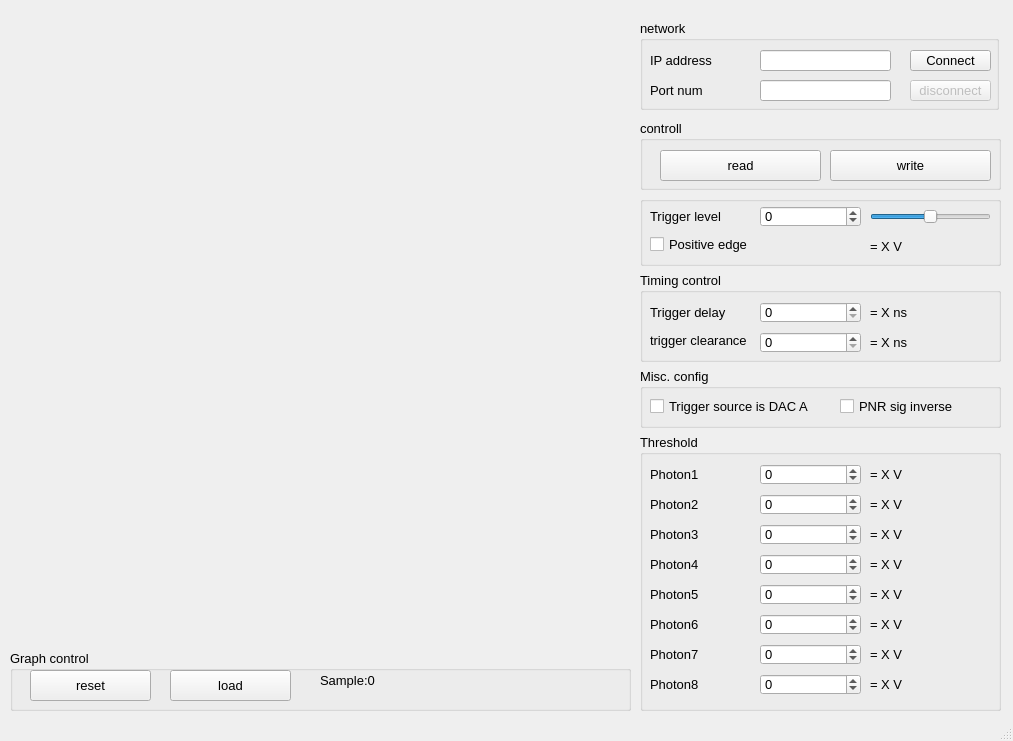
<?xml version="1.0" encoding="UTF-8"?>
<ui version="4.0">
 <class>MainWindow</class>
 <widget class="QMainWindow" name="MainWindow">
  <property name="geometry">
   <rect>
    <x>0</x>
    <y>0</y>
    <width>1013</width>
    <height>741</height>
   </rect>
  </property>
  <property name="sizePolicy">
   <sizepolicy hsizetype="Preferred" vsizetype="Preferred">
    <horstretch>0</horstretch>
    <verstretch>0</verstretch>
   </sizepolicy>
  </property>
  <property name="font">
   <font>
    <family>Arial</family>
    <pointsize>10</pointsize>
   </font>
  </property>
  <property name="windowTitle">
   <string>MainWindow</string>
  </property>
  <widget class="QWidget" name="centralwidget">
   <widget class="QWidget" name="gridLayoutWidget">
    <property name="geometry">
     <rect>
      <x>640</x>
      <y>120</y>
      <width>361</width>
      <height>591</height>
     </rect>
    </property>
    <layout class="QGridLayout" name="config_container">
     <item row="4" column="0">
      <widget class="QGroupBox" name="groupBox_threshold">
       <property name="enabled">
        <bool>true</bool>
       </property>
       <property name="sizePolicy">
        <sizepolicy hsizetype="Preferred" vsizetype="Preferred">
         <horstretch>0</horstretch>
         <verstretch>2</verstretch>
        </sizepolicy>
       </property>
       <property name="title">
        <string>Threshold</string>
       </property>
       <widget class="QLabel" name="label_photon1">
        <property name="geometry">
         <rect>
          <x>10</x>
          <y>30</y>
          <width>111</width>
          <height>20</height>
         </rect>
        </property>
        <property name="text">
         <string>Photon1</string>
        </property>
       </widget>
       <widget class="QLabel" name="label_photon2">
        <property name="geometry">
         <rect>
          <x>10</x>
          <y>60</y>
          <width>111</width>
          <height>20</height>
         </rect>
        </property>
        <property name="text">
         <string>Photon2</string>
        </property>
       </widget>
       <widget class="QLabel" name="label_photon3">
        <property name="geometry">
         <rect>
          <x>10</x>
          <y>90</y>
          <width>111</width>
          <height>20</height>
         </rect>
        </property>
        <property name="text">
         <string>Photon3</string>
        </property>
       </widget>
       <widget class="QSpinBox" name="spinBox_photon1">
        <property name="enabled">
         <bool>true</bool>
        </property>
        <property name="geometry">
         <rect>
          <x>120</x>
          <y>30</y>
          <width>101</width>
          <height>21</height>
         </rect>
        </property>
        <property name="minimum">
         <number>-8192</number>
        </property>
        <property name="maximum">
         <number>8191</number>
        </property>
       </widget>
       <widget class="QLabel" name="label_photon1_display">
        <property name="geometry">
         <rect>
          <x>230</x>
          <y>30</y>
          <width>121</width>
          <height>20</height>
         </rect>
        </property>
        <property name="text">
         <string>= X V</string>
        </property>
       </widget>
       <widget class="QSpinBox" name="spinBox_photon2">
        <property name="enabled">
         <bool>true</bool>
        </property>
        <property name="geometry">
         <rect>
          <x>120</x>
          <y>60</y>
          <width>101</width>
          <height>21</height>
         </rect>
        </property>
        <property name="minimum">
         <number>-8192</number>
        </property>
        <property name="maximum">
         <number>8191</number>
        </property>
       </widget>
       <widget class="QSpinBox" name="spinBox_photon3">
        <property name="enabled">
         <bool>true</bool>
        </property>
        <property name="geometry">
         <rect>
          <x>120</x>
          <y>90</y>
          <width>101</width>
          <height>21</height>
         </rect>
        </property>
        <property name="minimum">
         <number>-8192</number>
        </property>
        <property name="maximum">
         <number>8191</number>
        </property>
       </widget>
       <widget class="QLabel" name="label_photon4">
        <property name="geometry">
         <rect>
          <x>10</x>
          <y>120</y>
          <width>111</width>
          <height>20</height>
         </rect>
        </property>
        <property name="text">
         <string>Photon4</string>
        </property>
       </widget>
       <widget class="QLabel" name="label_photon5">
        <property name="geometry">
         <rect>
          <x>10</x>
          <y>150</y>
          <width>111</width>
          <height>20</height>
         </rect>
        </property>
        <property name="text">
         <string>Photon5</string>
        </property>
       </widget>
       <widget class="QLabel" name="label_photon6">
        <property name="geometry">
         <rect>
          <x>10</x>
          <y>180</y>
          <width>111</width>
          <height>20</height>
         </rect>
        </property>
        <property name="text">
         <string>Photon6</string>
        </property>
       </widget>
       <widget class="QLabel" name="label_photon7">
        <property name="geometry">
         <rect>
          <x>10</x>
          <y>210</y>
          <width>111</width>
          <height>20</height>
         </rect>
        </property>
        <property name="text">
         <string>Photon7</string>
        </property>
       </widget>
       <widget class="QSpinBox" name="spinBox_photon4">
        <property name="enabled">
         <bool>true</bool>
        </property>
        <property name="geometry">
         <rect>
          <x>120</x>
          <y>120</y>
          <width>101</width>
          <height>21</height>
         </rect>
        </property>
        <property name="minimum">
         <number>-8192</number>
        </property>
        <property name="maximum">
         <number>8191</number>
        </property>
       </widget>
       <widget class="QSpinBox" name="spinBox_photon5">
        <property name="enabled">
         <bool>true</bool>
        </property>
        <property name="geometry">
         <rect>
          <x>120</x>
          <y>150</y>
          <width>101</width>
          <height>21</height>
         </rect>
        </property>
        <property name="minimum">
         <number>-8192</number>
        </property>
        <property name="maximum">
         <number>8191</number>
        </property>
       </widget>
       <widget class="QSpinBox" name="spinBox_photon6">
        <property name="enabled">
         <bool>true</bool>
        </property>
        <property name="geometry">
         <rect>
          <x>120</x>
          <y>180</y>
          <width>101</width>
          <height>21</height>
         </rect>
        </property>
        <property name="minimum">
         <number>-8192</number>
        </property>
        <property name="maximum">
         <number>8191</number>
        </property>
       </widget>
       <widget class="QSpinBox" name="spinBox_photon7">
        <property name="enabled">
         <bool>true</bool>
        </property>
        <property name="geometry">
         <rect>
          <x>120</x>
          <y>210</y>
          <width>101</width>
          <height>21</height>
         </rect>
        </property>
        <property name="minimum">
         <number>-8192</number>
        </property>
        <property name="maximum">
         <number>8191</number>
        </property>
       </widget>
       <widget class="QLabel" name="label_photon2_display">
        <property name="geometry">
         <rect>
          <x>230</x>
          <y>60</y>
          <width>121</width>
          <height>20</height>
         </rect>
        </property>
        <property name="text">
         <string>= X V</string>
        </property>
       </widget>
       <widget class="QLabel" name="label_photon3_display">
        <property name="geometry">
         <rect>
          <x>230</x>
          <y>90</y>
          <width>121</width>
          <height>20</height>
         </rect>
        </property>
        <property name="text">
         <string>= X V</string>
        </property>
       </widget>
       <widget class="QLabel" name="label_photon4_display">
        <property name="geometry">
         <rect>
          <x>230</x>
          <y>120</y>
          <width>121</width>
          <height>20</height>
         </rect>
        </property>
        <property name="text">
         <string>= X V</string>
        </property>
       </widget>
       <widget class="QLabel" name="label_photon5_display">
        <property name="geometry">
         <rect>
          <x>230</x>
          <y>150</y>
          <width>121</width>
          <height>20</height>
         </rect>
        </property>
        <property name="text">
         <string>= X V</string>
        </property>
       </widget>
       <widget class="QLabel" name="label_photon6_display">
        <property name="geometry">
         <rect>
          <x>230</x>
          <y>180</y>
          <width>121</width>
          <height>20</height>
         </rect>
        </property>
        <property name="text">
         <string>= X V</string>
        </property>
       </widget>
       <widget class="QLabel" name="label_photon7_display">
        <property name="geometry">
         <rect>
          <x>230</x>
          <y>210</y>
          <width>121</width>
          <height>20</height>
         </rect>
        </property>
        <property name="text">
         <string>= X V</string>
        </property>
       </widget>
       <widget class="QLabel" name="label_photon8">
        <property name="geometry">
         <rect>
          <x>10</x>
          <y>240</y>
          <width>111</width>
          <height>20</height>
         </rect>
        </property>
        <property name="text">
         <string>Photon8</string>
        </property>
       </widget>
       <widget class="QSpinBox" name="spinBox_photon8">
        <property name="enabled">
         <bool>true</bool>
        </property>
        <property name="geometry">
         <rect>
          <x>120</x>
          <y>240</y>
          <width>101</width>
          <height>21</height>
         </rect>
        </property>
        <property name="minimum">
         <number>-8192</number>
        </property>
        <property name="maximum">
         <number>8191</number>
        </property>
       </widget>
       <widget class="QLabel" name="label_photon8_display">
        <property name="geometry">
         <rect>
          <x>230</x>
          <y>240</y>
          <width>121</width>
          <height>20</height>
         </rect>
        </property>
        <property name="text">
         <string>= X V</string>
        </property>
       </widget>
      </widget>
     </item>
     <item row="2" column="0">
      <widget class="QGroupBox" name="groupBox_timing_controll">
       <property name="sizePolicy">
        <sizepolicy hsizetype="Preferred" vsizetype="Fixed">
         <horstretch>0</horstretch>
         <verstretch>0</verstretch>
        </sizepolicy>
       </property>
       <property name="minimumSize">
        <size>
         <width>0</width>
         <height>90</height>
        </size>
       </property>
       <property name="title">
        <string>Timing control</string>
       </property>
       <widget class="QLabel" name="label_trigger_clearance">
        <property name="geometry">
         <rect>
          <x>10</x>
          <y>60</y>
          <width>111</width>
          <height>16</height>
         </rect>
        </property>
        <property name="text">
         <string>trigger clearance</string>
        </property>
       </widget>
       <widget class="QLabel" name="label_trigger_delay">
        <property name="geometry">
         <rect>
          <x>10</x>
          <y>30</y>
          <width>111</width>
          <height>20</height>
         </rect>
        </property>
        <property name="text">
         <string>Trigger delay</string>
        </property>
       </widget>
       <widget class="QSpinBox" name="spinBox_trigger_delay">
        <property name="enabled">
         <bool>true</bool>
        </property>
        <property name="geometry">
         <rect>
          <x>120</x>
          <y>30</y>
          <width>101</width>
          <height>21</height>
         </rect>
        </property>
        <property name="minimum">
         <number>0</number>
        </property>
        <property name="maximum">
         <number>1000000000</number>
        </property>
       </widget>
       <widget class="QSpinBox" name="spinBox_trigger_clearance">
        <property name="enabled">
         <bool>true</bool>
        </property>
        <property name="geometry">
         <rect>
          <x>120</x>
          <y>60</y>
          <width>101</width>
          <height>21</height>
         </rect>
        </property>
        <property name="minimum">
         <number>0</number>
        </property>
        <property name="maximum">
         <number>1000000000</number>
        </property>
       </widget>
       <widget class="QLabel" name="label_trigger_delay_display">
        <property name="geometry">
         <rect>
          <x>230</x>
          <y>30</y>
          <width>121</width>
          <height>20</height>
         </rect>
        </property>
        <property name="text">
         <string>= X ns</string>
        </property>
       </widget>
       <widget class="QLabel" name="label_trigger_clearance_display">
        <property name="geometry">
         <rect>
          <x>230</x>
          <y>60</y>
          <width>121</width>
          <height>20</height>
         </rect>
        </property>
        <property name="text">
         <string>= X ns</string>
        </property>
       </widget>
      </widget>
     </item>
     <item row="1" column="0">
      <widget class="QGroupBox" name="groupBox_trigger_level">
       <property name="sizePolicy">
        <sizepolicy hsizetype="Preferred" vsizetype="Fixed">
         <horstretch>0</horstretch>
         <verstretch>0</verstretch>
        </sizepolicy>
       </property>
       <property name="minimumSize">
        <size>
         <width>0</width>
         <height>70</height>
        </size>
       </property>
       <property name="title">
        <string/>
       </property>
       <widget class="QSpinBox" name="spinBox_trigger_level">
        <property name="enabled">
         <bool>true</bool>
        </property>
        <property name="geometry">
         <rect>
          <x>120</x>
          <y>10</y>
          <width>101</width>
          <height>21</height>
         </rect>
        </property>
        <property name="minimum">
         <number>-8192</number>
        </property>
        <property name="maximum">
         <number>8191</number>
        </property>
       </widget>
       <widget class="QSlider" name="horizontalSlider_trigger_level">
        <property name="enabled">
         <bool>true</bool>
        </property>
        <property name="geometry">
         <rect>
          <x>230</x>
          <y>10</y>
          <width>121</width>
          <height>21</height>
         </rect>
        </property>
        <property name="minimum">
         <number>-8192</number>
        </property>
        <property name="maximum">
         <number>8191</number>
        </property>
        <property name="orientation">
         <enum>Qt::Horizontal</enum>
        </property>
       </widget>
       <widget class="QLabel" name="label_trigger_level">
        <property name="geometry">
         <rect>
          <x>10</x>
          <y>10</y>
          <width>111</width>
          <height>20</height>
         </rect>
        </property>
        <property name="text">
         <string>Trigger level</string>
        </property>
       </widget>
       <widget class="QLabel" name="label_trigger_level_display">
        <property name="geometry">
         <rect>
          <x>230</x>
          <y>40</y>
          <width>121</width>
          <height>20</height>
         </rect>
        </property>
        <property name="text">
         <string>= X V</string>
        </property>
       </widget>
       <widget class="QCheckBox" name="checkBox_trig_pos_edge">
        <property name="geometry">
         <rect>
          <x>10</x>
          <y>40</y>
          <width>101</width>
          <height>16</height>
         </rect>
        </property>
        <property name="layoutDirection">
         <enum>Qt::LeftToRight</enum>
        </property>
        <property name="text">
         <string>Positive edge</string>
        </property>
        <property name="checked">
         <bool>false</bool>
        </property>
       </widget>
      </widget>
     </item>
     <item row="0" column="0">
      <widget class="QGroupBox" name="groupBox_controll">
       <property name="enabled">
        <bool>true</bool>
       </property>
       <property name="sizePolicy">
        <sizepolicy hsizetype="Preferred" vsizetype="Fixed">
         <horstretch>0</horstretch>
         <verstretch>0</verstretch>
        </sizepolicy>
       </property>
       <property name="minimumSize">
        <size>
         <width>0</width>
         <height>70</height>
        </size>
       </property>
       <property name="title">
        <string>controll</string>
       </property>
       <widget class="QPushButton" name="pushButton_read">
        <property name="enabled">
         <bool>true</bool>
        </property>
        <property name="geometry">
         <rect>
          <x>20</x>
          <y>30</y>
          <width>161</width>
          <height>31</height>
         </rect>
        </property>
        <property name="text">
         <string>read</string>
        </property>
       </widget>
       <widget class="QPushButton" name="pushButton_write">
        <property name="enabled">
         <bool>true</bool>
        </property>
        <property name="geometry">
         <rect>
          <x>190</x>
          <y>30</y>
          <width>161</width>
          <height>31</height>
         </rect>
        </property>
        <property name="text">
         <string>write</string>
        </property>
       </widget>
      </widget>
     </item>
     <item row="3" column="0">
      <widget class="QGroupBox" name="groupBox_misc_config">
       <property name="sizePolicy">
        <sizepolicy hsizetype="Preferred" vsizetype="Fixed">
         <horstretch>0</horstretch>
         <verstretch>0</verstretch>
        </sizepolicy>
       </property>
       <property name="minimumSize">
        <size>
         <width>0</width>
         <height>60</height>
        </size>
       </property>
       <property name="title">
        <string>Misc. config</string>
       </property>
       <widget class="QCheckBox" name="checkBox_trig_is_a">
        <property name="geometry">
         <rect>
          <x>10</x>
          <y>30</y>
          <width>171</width>
          <height>16</height>
         </rect>
        </property>
        <property name="layoutDirection">
         <enum>Qt::LeftToRight</enum>
        </property>
        <property name="text">
         <string>Trigger source is DAC A</string>
        </property>
        <property name="checked">
         <bool>false</bool>
        </property>
       </widget>
       <widget class="QCheckBox" name="checkBox_pnr_sig_inverse">
        <property name="geometry">
         <rect>
          <x>200</x>
          <y>30</y>
          <width>131</width>
          <height>16</height>
         </rect>
        </property>
        <property name="layoutDirection">
         <enum>Qt::LeftToRight</enum>
        </property>
        <property name="text">
         <string>PNR sig inverse</string>
        </property>
        <property name="checked">
         <bool>false</bool>
        </property>
       </widget>
      </widget>
     </item>
    </layout>
   </widget>
   <widget class="QWidget" name="gridLayoutWidget_2">
    <property name="geometry">
     <rect>
      <x>10</x>
      <y>20</y>
      <width>621</width>
      <height>621</height>
     </rect>
    </property>
    <layout class="QGridLayout" name="graph_container"/>
   </widget>
   <widget class="QGroupBox" name="groupBox_network">
    <property name="geometry">
     <rect>
      <x>640</x>
      <y>20</y>
      <width>359</width>
      <height>90</height>
     </rect>
    </property>
    <property name="sizePolicy">
     <sizepolicy hsizetype="Preferred" vsizetype="Fixed">
      <horstretch>0</horstretch>
      <verstretch>0</verstretch>
     </sizepolicy>
    </property>
    <property name="minimumSize">
     <size>
      <width>0</width>
      <height>90</height>
     </size>
    </property>
    <property name="title">
     <string>network</string>
    </property>
    <widget class="QLabel" name="label_ip">
     <property name="geometry">
      <rect>
       <x>10</x>
       <y>30</y>
       <width>111</width>
       <height>20</height>
      </rect>
     </property>
     <property name="text">
      <string>IP address</string>
     </property>
    </widget>
    <widget class="QLineEdit" name="lineEdit_ip">
     <property name="geometry">
      <rect>
       <x>120</x>
       <y>30</y>
       <width>131</width>
       <height>21</height>
      </rect>
     </property>
    </widget>
    <widget class="QLabel" name="label_port">
     <property name="geometry">
      <rect>
       <x>10</x>
       <y>60</y>
       <width>111</width>
       <height>20</height>
      </rect>
     </property>
     <property name="text">
      <string>Port num</string>
     </property>
    </widget>
    <widget class="QLineEdit" name="lineEdit_port">
     <property name="geometry">
      <rect>
       <x>120</x>
       <y>60</y>
       <width>131</width>
       <height>21</height>
      </rect>
     </property>
    </widget>
    <widget class="QPushButton" name="pushButton_connect">
     <property name="geometry">
      <rect>
       <x>270</x>
       <y>30</y>
       <width>81</width>
       <height>21</height>
      </rect>
     </property>
     <property name="text">
      <string>Connect</string>
     </property>
    </widget>
    <widget class="QPushButton" name="pushButton_disconnect">
     <property name="enabled">
      <bool>false</bool>
     </property>
     <property name="geometry">
      <rect>
       <x>270</x>
       <y>60</y>
       <width>81</width>
       <height>21</height>
      </rect>
     </property>
     <property name="text">
      <string>disconnect</string>
     </property>
    </widget>
   </widget>
   <widget class="QGroupBox" name="groupBox_graph_control">
    <property name="enabled">
     <bool>true</bool>
    </property>
    <property name="geometry">
     <rect>
      <x>10</x>
      <y>650</y>
      <width>621</width>
      <height>61</height>
     </rect>
    </property>
    <property name="title">
     <string>Graph control</string>
    </property>
    <widget class="QPushButton" name="pushButton_graph_reset">
     <property name="enabled">
      <bool>true</bool>
     </property>
     <property name="geometry">
      <rect>
       <x>20</x>
       <y>20</y>
       <width>121</width>
       <height>31</height>
      </rect>
     </property>
     <property name="text">
      <string>reset</string>
     </property>
    </widget>
    <widget class="QLabel" name="label_graph_samples">
     <property name="geometry">
      <rect>
       <x>310</x>
       <y>20</y>
       <width>141</width>
       <height>20</height>
      </rect>
     </property>
     <property name="text">
      <string>Sample:0</string>
     </property>
    </widget>
    <widget class="QPushButton" name="pushButton_graph_load">
     <property name="enabled">
      <bool>true</bool>
     </property>
     <property name="geometry">
      <rect>
       <x>160</x>
       <y>20</y>
       <width>121</width>
       <height>31</height>
      </rect>
     </property>
     <property name="text">
      <string>load</string>
     </property>
    </widget>
   </widget>
  </widget>
  <widget class="QStatusBar" name="statusBar"/>
 </widget>
 <resources/>
 <connections/>
</ui>
